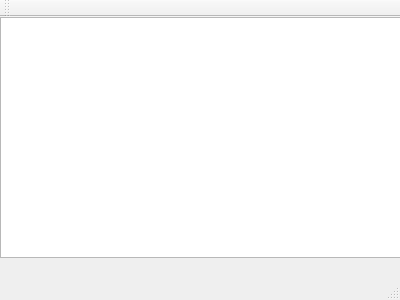
<?xml version="1.0" encoding="UTF-8"?>
<ui version="4.0">
 <class>MonitoringWindow</class>
 <widget class="QMainWindow" name="MonitoringWindow">
  <property name="geometry">
   <rect>
    <x>0</x>
    <y>0</y>
    <width>400</width>
    <height>300</height>
   </rect>
  </property>
  <property name="windowTitle">
   <string>MonitoringWindow</string>
  </property>
  <widget class="QWidget" name="centralWidget">
   <widget class="QPlainTextEdit" name="plainTextEdit">
    <property name="geometry">
     <rect>
      <x>0</x>
      <y>0</y>
      <width>401</width>
      <height>241</height>
     </rect>
    </property>
    <property name="readOnly">
     <bool>true</bool>
    </property>
   </widget>
  </widget>
  <widget class="QMenuBar" name="menuBar">
   <property name="geometry">
    <rect>
     <x>0</x>
     <y>0</y>
     <width>400</width>
     <height>25</height>
    </rect>
   </property>
  </widget>
  <widget class="QToolBar" name="mainToolBar">
   <attribute name="toolBarArea">
    <enum>TopToolBarArea</enum>
   </attribute>
   <attribute name="toolBarBreak">
    <bool>false</bool>
   </attribute>
  </widget>
  <widget class="QStatusBar" name="statusBar"/>
 </widget>
 <layoutdefault spacing="6" margin="11"/>
 <resources/>
 <connections/>
</ui>
